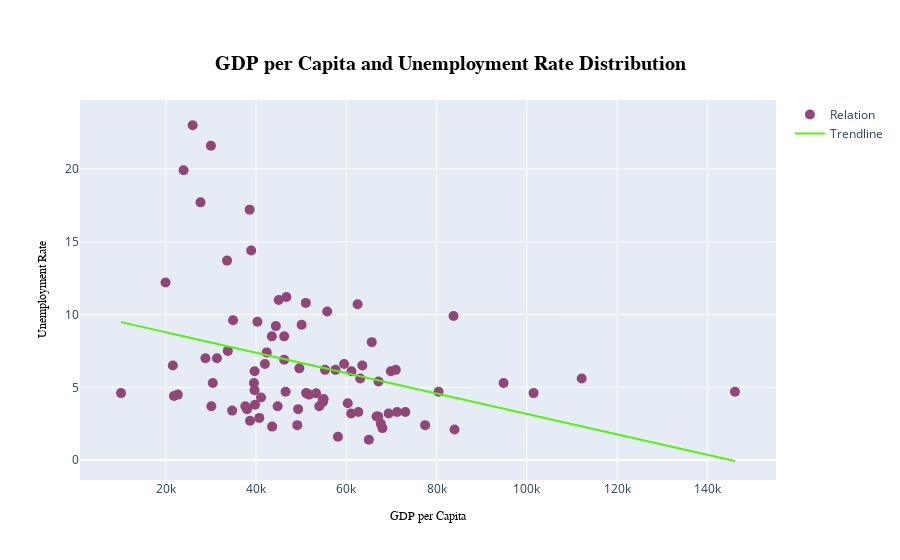

The notebook cell this image was saved under:
### Markdown cell above
Then we need to draw the graph (comments on the code).

### Code cell
# Convert 'GDP per Capita' and 'Unemployment Rate' to float32 for more accurate numerical computations
x = df['GDP per Capita'].astype('float32') 
y = df['Unemployment Rate'].astype('float32')

# linear regression
slope, intercept = np.polyfit(x, y, 1) # Fit the linear regression (fit a line y = slope*x + intercept)
y_fit = slope * x + intercept          # Calculate the predicted y values from the regression line

fig = go.Figure()                      # Create a new plotly figure

# Add a scatter plot of the original data points
fig.add_trace(go.Scatter(x = x, y = y, 
                         mode='markers', marker= dict(color="#914678", size=10), 
                         name = 'Relation'))

# Add the regression trendline to the plot
fig.add_trace(go.Scatter(x=x, y=y_fit, 
                         mode='lines', line= dict(color = "#58F011", width=2), 
                         name='Trendline'))

# Update layout: title formatting and positioning
fig.update_layout(title = dict(text="<b>GDP per Capita and Unemployment Rate Distribution</b>",  
                                font= dict(family='Arial', 
                                         size=20, color='#000000'),
                                xanchor = 'center', x = 0.5, yanchor='top', y=0.9))

# Set x-axis title and font
fig.update_xaxes(title_text='GDP per Capita', 
                 title_font=dict(family='Arial', 
                                 size=12, color='#000000'))

# Set y-axis title and font
fig.update_yaxes(title_text='Unemployment Rate', 
                 title_font=dict(family='Arial', 
                                 size=12, color='#000000'))

# Display the figure
fig.show()

### Figure 1 — Plotly figure (JSON) as saved in the notebook; plotly's stock layout.template omitted (floating-point values rounded to 4 significant figures)
{"data": [{"marker": {"color": "#914678", "size": 10}, "mode": "markers", "name": "Relation", "type": "scatter", "x": [55770.0, 66690.0, 62500.0, 57600.0, 53310.0, 63080.0, 43560.0, 10090.0, 80430.0, 83750.0, 94830.0, 34910.0, 46720.0, 65000.0, 30100.0, 46550.0, 61060.0, 83960.0, 60310.0, 69370.0, 67640.0, 41100.0, 39770.0, 71240.0, 54830.0, 63540.0, 40300.0, 51020.0, 45020.0, 33570.0, 30000.0, 27690.0, 49330.0, 59500.0, 41950.0, 65630.0, 46230.0, 46230.0, 69860.0, 37990.0, 39670.0, 33750.0, 54000.0, 38580.0, 23940.0, 38660.0, 21560.0, 49130.0, 21800.0, 22650.0, 101500.0, 146100.0, 50090.0, 61130.0, 25950.0, 43500.0, 55280.0, 39680.0, 112100.0, 39540.0, 44780.0, 54980.0, 73060.0, 54780.0, 67060.0, 62660.0, 67130.0, 51100.0, 58140.0, 67990.0, 37620.0, 40720.0, 42360.0, 31340.0, 28780.0, 30410.0, 34710.0, 77460.0, 51730.0, 70950.0, 49590.0, 44390.0, 38920.0, 19940.0], "y": [10.2, 3.0, 10.7, 6.199, 4.586, 5.602, 2.301, 4.602, 4.699, 9.898, 5.301, 9.602, 11.2, 1.4, 3.699, 4.699, 3.199, 2.1, 3.9, 3.199, 2.5, 4.301, 3.801, 3.301, 4.0, 6.5, 9.5, 10.8, 11.0, 13.7, 21.59, 17.7, 3.5, 6.602, 6.602, 8.102, 6.898, 8.5, 6.102, 3.5, 4.801, 7.5, 3.699, 17.2, 19.91, 2.699, 6.5, 2.4, 4.398, 4.5, 4.602, 4.699, 9.297, 6.102, 23.0, 8.5, 6.199, 6.102, 5.602, 5.301, 3.699, 4.199, 3.301, 4.102, 3.0, 3.301, 5.398, 4.602, 1.6, 2.199, 3.699, 2.9, 7.398, 7.0, 7.0, 5.301, 3.4, 2.4, 4.5, 6.199, 6.301, 9.203, 14.4, 12.2]}, {"line": {"color": "#58F011", "width": 2}, "mode": "lines", "name": "Trendline", "type": "scatter", "x": [55770.0, 66690.0, 62500.0, 57600.0, 53310.0, 63080.0, 43560.0, 10090.0, 80430.0, 83750.0, 94830.0, 34910.0, 46720.0, 65000.0, 30100.0, 46550.0, 61060.0, 83960.0, 60310.0, 69370.0, 67640.0, 41100.0, 39770.0, 71240.0, 54830.0, 63540.0, 40300.0, 51020.0, 45020.0, 33570.0, 30000.0, 27690.0, 49330.0, 59500.0, 41950.0, 65630.0, 46230.0, 46230.0, 69860.0, 37990.0, 39670.0, 33750.0, 54000.0, 38580.0, 23940.0, 38660.0, 21560.0, 49130.0, 21800.0, 22650.0, 101500.0, 146100.0, 50090.0, 61130.0, 25950.0, 43500.0, 55280.0, 39680.0, 112100.0, 39540.0, 44780.0, 54980.0, 73060.0, 54780.0, 67060.0, 62660.0, 67130.0, 51100.0, 58140.0, 67990.0, 37620.0, 40720.0, 42360.0, 31340.0, 28780.0, 30410.0, 34710.0, 77460.0, 51730.0, 70950.0, 49590.0, 44390.0, 38920.0, 19940.0], "y": [6.273, 5.507, 5.801, 6.145, 6.445, 5.76, 7.129, 9.477, 4.544, 4.311, 3.534, 7.736, 6.907, 5.626, 8.073, 6.92, 5.902, 4.296, 5.955, 5.319, 5.44, 7.302, 7.395, 5.188, 6.339, 5.728, 7.358, 6.606, 7.027, 7.83, 8.08, 8.242, 6.725, 6.011, 7.242, 5.582, 6.942, 6.942, 5.285, 7.52, 7.402, 7.817, 6.397, 7.479, 8.505, 7.473, 8.672, 6.739, 8.655, 8.596, 3.067, -0.06145, 6.671, 5.897, 8.364, 7.134, 6.307, 7.401, 2.32, 7.411, 7.044, 6.329, 5.06, 6.342, 5.481, 5.79, 5.476, 6.601, 6.107, 5.416, 7.546, 7.328, 7.213, 7.986, 8.166, 8.052, 7.75, 4.752, 6.557, 5.208, 6.707, 7.071, 7.455, 8.785]}], "layout": {"title": {"font": {"color": "#000000", "family": "Arial", "size": 20}, "text": "<b>GDP per Capita and Unemployment Rate Distribution</b>", "x": 0.5, "xanchor": "center", "y": 0.9, "yanchor": "top"}, "xaxis": {"title": {"font": {"color": "#000000", "family": "Arial", "size": 12}, "text": "GDP per Capita"}}, "yaxis": {"title": {"font": {"color": "#000000", "family": "Arial", "size": 12}, "text": "Unemployment Rate"}}}}
